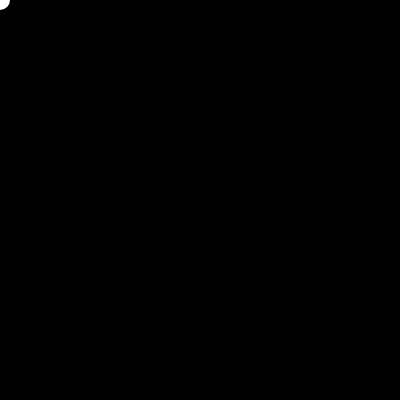
Frame 1 (no input)
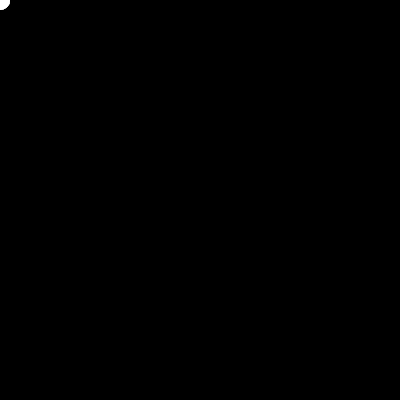
Frame 60 (no input)
Frame 120 (the mouse pressed at the canvas centre since frame 60): identical to frame 60, image omitted

The p5.js sketch that drew these frames (run headless with seeded random() and noise() and a simulated clock; from frame 60 on, the mouse is pressed at the canvas centre):

// p5.js sketch
// ── sketch.js
// Global parameters
const EASING_SPEED = 0.05;


// Current ball position
let pos = {
  x : 0,
  y : 0
};

// Target ball possition
let target = {
  x : 0,
  y : 0
};

function setup() {
  createCanvas(400, 400);
  
  background(0);
  noStroke();
  
  
}

function draw() {
  //background(220);
  fill(0, 15);  
  rect(0, 0, width, height);
  fill(255);
  
  //circle(width /2, height / 2, 20);
  circle(pos.x, pos.y, 20);
  
  // Ease position into target
  pos.x += EASING_SPEED * (target.x - pos.x)
  pos.y += EASING_SPEED * (target.y - pos.y)
  
}

function mouseClicked() {
  
  setTarget(mouseX, mouseY)
  
  console.log('New target is: ');
  console.log(target);
}

function setTarget(tx, ty){
  target = {
    x: tx,
    y: ty
  };
}
